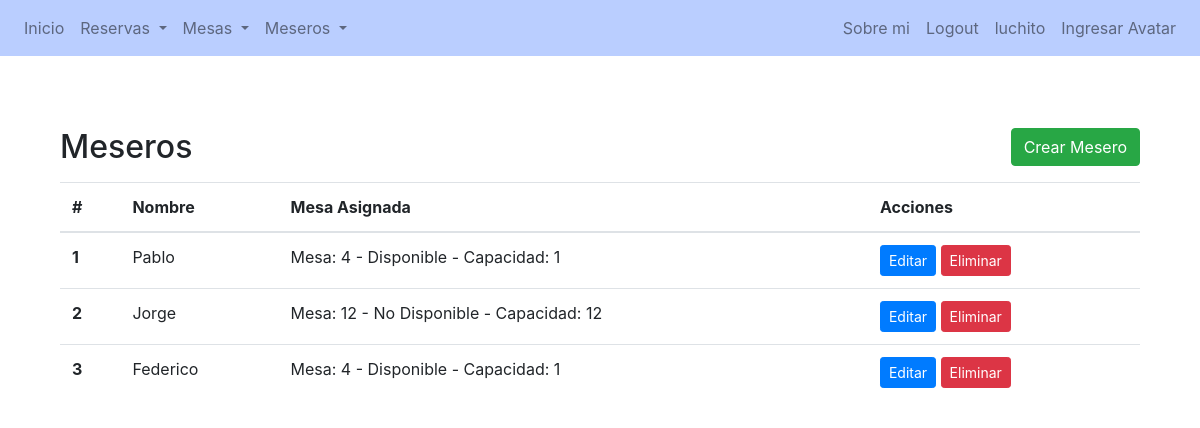
Screenshot of /restaurant/mesero/list (signed in) with the database file from the repository.
### Restaurant/models.py (models this page shows, shortened)
class Mesero(models.Model):
    nombre = models.CharField(max_length=50)
    mesa_asignada = models.ForeignKey(Mesa, on_delete=models.CASCADE, related_name='meseros')

class Mesa(models.Model):
    numero = models.IntegerField()
    disponible = models.BooleanField(default=True)
    capacidad = models.IntegerField()
    def __str__(self):
        return f"Mesa: {self.numero} - {'Disponible' if self.disponible else 'No Disponible'} - Capacidad: {self.capacidad}"

### Restaurant/views.py (the view)
# urls.py: path("mesero/list", MeseroListView.as_view(), name="mesero-lista"),
class MeseroListView(LoginRequiredMixin,ListView):
    model = Mesero
    template_name = 'Restaurant/mesero_list.html'
    context_object_name = 'meseros'

### Restaurant/templates/Restaurant/mesero_list.html (shortened to what this page needs)
{% extends 'Restaurant/base.html' %}
{% block content %}
<section class="py-5">
    <div class="container">
        <div class="d-flex justify-content-between align-items-center mb-3">
            <h2 class="mb-0">Meseros</h2>
            <a href="{% url 'mesero-crear' %}" class="btn btn-success">Crear Mesero</a>
        </div>
        <table class="table">
            <thead>
                <tr>
                    <th scope="col">#</th>
                    <th scope="col">Nombre</th>
                    <th scope="col">Mesa Asignada</th>
                    <th scope="col">Acciones</th>
                </tr>
            </thead>
            <tbody>
                {% if meseros %}
                {% for mesero in meseros %}
                <tr>
                    <th scope="row">{{ forloop.counter }}</th>
                    <td>{{ mesero.nombre }}</td>
                    <td>{{ mesero.mesa_asignada }}</td>
                    <td>
                        <a href="{% url 'mesero-update' mesero.id %}" class="btn btn-primary btn-sm">Editar</a>
                        <a href="{% url 'mesero-delete' mesero.id %}" class="btn btn-danger btn-sm">Eliminar</a>
                    </td>
                </tr>
                {% endfor %}
                {% else %}
                <tr>
                    <td colspan="7">No hay Meseros.</td>
                </tr>
                {% endif %}
            </tbody>
        </table>
    </div>
</section>
{% endblock %}

### Restaurant/templates/Restaurant/base.html (shortened to what this page needs)
{% load static %}
<!DOCTYPE html>
<html lang="en">
<head>
    <link rel="stylesheet" href="{% static 'Restaurant/bootstrap.css' %}">
</head>
<body>
    <nav class="navbar navbar-expand-lg navbar-light" style="background-color:#BACEFF">
        <div class="collapse navbar-collapse" id="navbarNav">
            <ul class="navbar-nav">
                <li class="nav-item">
                    <a class="nav-link" href="{% url 'home' %}">Inicio</a>
                </li>
                {% if user.is_authenticated %}
                <li class="nav-item dropdown">
                    <a class="nav-link dropdown-toggle" href="#" id="navbarDropdownMenuLinkReserva" role="button" data-toggle="dropdown" aria-haspopup="true" aria-expanded="false">
                        Reservas
                    </a>
                </li>
                <li class="nav-item dropdown">
                    <a class="nav-link dropdown-toggle" href="#" id="navbarDropdownMenuLinkSala" role="button" data-toggle="dropdown" aria-haspopup="true" aria-expanded="false">
                        Mesas
                    </a>
                </li>
                <li class="nav-item dropdown">
                    <a class="nav-link dropdown-toggle" href="#" id="navbarDropdownMenuLinkSala" role="button" data-toggle="dropdown" aria-haspopup="true" aria-expanded="false">
                        Meseros
                    </a>
                </li>
                {% endif %}
            </ul>
        <ul class="navbar-nav ml-auto">
            {% if user.is_authenticated %}
                <li class="nav-item">
                    <a class="nav-link" href="{% url 'about-me' %}">Sobre mi</a>
                </li>
                <li class="nav-item">
                    <a class="nav-link" href="{% url 'logout' %}">Logout</a>
                </li>
                <li class="nav-item">
                    <a class="nav-link" href="{% url 'user-edit' %}">{{ user }}</a>
                </li>
                <li class="nav-item">
                    {% if user.avatar.image %}
                    <a href="{% url 'avatar' %}">
                        <img src="{{ user.avatar.image.url }}" alt="Avatar" style="height: 40px; width: 40px; border-radius: 50%;">
                    </a>
                    {% else %}
                    <li class="nav-item">
                        <a href="{% url 'avatar' %}" class="nav-link">Ingresar Avatar</a>
                    </li>
                    {% endif %}
                </li>
            {% endif %}
        </ul>
        </div>
    </nav>
    <div class="container mt-4">
        {% block content %}{% endblock content %}
    </div>
</body>
</html>

### rows the page displays
Mesero: nombre "Pablo", mesa_asignada "Mesa: 4 - Disponible - Capacidad: 1"
Mesero: nombre "Jorge", mesa_asignada "Mesa: 12 - No Disponible - Capacidad: 12"
Mesero: nombre "Federico", mesa_asignada "Mesa: 4 - Disponible - Capacidad: 1"

### other values shown
{{ user }} "luchito"
